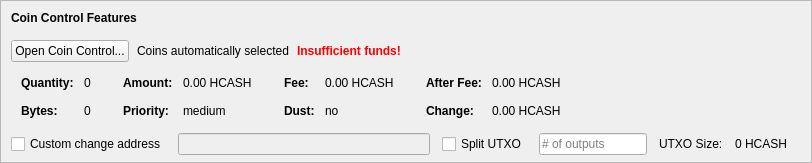
    <widget class="QFrame" name="frameCoinControl">
     <property name="sizePolicy">
      <sizepolicy hsizetype="Expanding" vsizetype="Expanding">
       <horstretch>0</horstretch>
       <verstretch>0</verstretch>
      </sizepolicy>
     </property>
     <property name="maximumSize">
      <size>
       <width>16777215</width>
       <height>16777215</height>
      </size>
     </property>
     <property name="frameShape">
      <enum>QFrame::StyledPanel</enum>
     </property>
     <property name="frameShadow">
      <enum>QFrame::Sunken</enum>
     </property>
     <layout class="QVBoxLayout" name="verticalLayoutCoinControl2">
      <property name="spacing">
       <number>0</number>
      </property>
      <property name="leftMargin">
       <number>0</number>
      </property>
      <property name="topMargin">
       <number>0</number>
      </property>
      <property name="rightMargin">
       <number>0</number>
      </property>
      <property name="bottomMargin">
       <number>6</number>
      </property>
      <item>
       <layout class="QVBoxLayout" name="verticalLayoutCoinControl" stretch="0,0,0,0,1">
        <property name="spacing">
         <number>0</number>
        </property>
        <property name="leftMargin">
         <number>10</number>
        </property>
        <property name="topMargin">
         <number>10</number>
        </property>
        <item>
         <layout class="QHBoxLayout" name="horizontalLayoutCoinControl1">
          <property name="bottomMargin">
           <number>15</number>
          </property>
          <item>
           <widget class="QLabel" name="labelCoinControlFeatures">
            <property name="sizePolicy">
             <sizepolicy hsizetype="Preferred" vsizetype="Maximum">
              <horstretch>0</horstretch>
              <verstretch>0</verstretch>
             </sizepolicy>
            </property>
            <property name="font">
             <font>
              <weight>75</weight>
              <bold>true</bold>
             </font>
            </property>
            <property name="styleSheet">
             <string notr="true">font-weight:bold;</string>
            </property>
            <property name="text">
             <string>Coin Control Features</string>
            </property>
           </widget>
          </item>
         </layout>
        </item>
        <item>
         <layout class="QHBoxLayout" name="horizontalLayoutCoinControl2" stretch="0,0,0,0">
          <property name="spacing">
           <number>8</number>
          </property>
          <property name="bottomMargin">
           <number>10</number>
          </property>
          <item>
           <widget class="QPushButton" name="pushButtonCoinControl">
            <property name="styleSheet">
             <string notr="true"/>
            </property>
            <property name="text">
             <string>Open Coin Control...</string>
            </property>
            <property name="autoDefault">
             <bool>false</bool>
            </property>
           </widget>
          </item>
          <item>
           <widget class="QLabel" name="labelCoinControlAutomaticallySelected">
            <property name="text">
             <string>Coins automatically selected</string>
            </property>
            <property name="margin">
             <number>5</number>
            </property>
           </widget>
          </item>
          <item>
           <widget class="QLabel" name="labelCoinControlInsuffFunds">
            <property name="font">
             <font>
              <weight>75</weight>
              <bold>true</bold>
             </font>
            </property>
            <property name="styleSheet">
             <string notr="true">color:red;font-weight:bold;</string>
            </property>
            <property name="text">
             <string>Insufficient funds!</string>
            </property>
            <property name="margin">
             <number>5</number>
            </property>
           </widget>
          </item>
          <item>
           <spacer name="horizontalSpacerCoinControl">
            <property name="orientation">
             <enum>Qt::Horizontal</enum>
            </property>
            <property name="sizeHint" stdset="0">
             <size>
              <width>40</width>
              <height>1</height>
             </size>
            </property>
           </spacer>
          </item>
         </layout>
        </item>
        <item>
         <widget class="QWidget" name="widgetCoinControl" native="true">
          <property name="sizePolicy">
           <sizepolicy hsizetype="Preferred" vsizetype="Preferred">
            <horstretch>0</horstretch>
            <verstretch>0</verstretch>
           </sizepolicy>
          </property>
          <property name="minimumSize">
           <size>
            <width>0</width>
            <height>0</height>
           </size>
          </property>
          <property name="styleSheet">
           <string notr="true"/>
          </property>
          <layout class="QHBoxLayout" name="horizontalLayoutCoinControl5">
           <property name="leftMargin">
            <number>0</number>
           </property>
           <property name="topMargin">
            <number>0</number>
           </property>
           <property name="rightMargin">
            <number>0</number>
           </property>
           <property name="bottomMargin">
            <number>0</number>
           </property>
           <item>
            <layout class="QHBoxLayout" name="horizontalLayoutCoinControl3" stretch="0,0,0,1">
             <property name="spacing">
              <number>20</number>
             </property>
             <property name="topMargin">
              <number>0</number>
             </property>
             <property name="bottomMargin">
              <number>10</number>
             </property>
             <item>
              <layout class="QFormLayout" name="formLayoutCoinControl1">
               <property name="horizontalSpacing">
                <number>10</number>
               </property>
               <property name="verticalSpacing">
                <number>14</number>
               </property>
               <property name="leftMargin">
                <number>10</number>
               </property>
               <property name="topMargin">
                <number>4</number>
               </property>
               <property name="rightMargin">
                <number>6</number>
               </property>
               <item row="0" column="0">
                <widget class="QLabel" name="labelCoinControlQuantityText">
                 <property name="font">
                  <font>
                   <weight>75</weight>
                   <bold>true</bold>
                  </font>
                 </property>
                 <property name="text">
                  <string>Quantity:</string>
                 </property>
                 <property name="margin">
                  <number>0</number>
                 </property>
                </widget>
               </item>
               <item row="0" column="1">
                <widget class="QLabel" name="labelCoinControlQuantity">
                 <property name="cursor">
                  <cursorShape>IBeamCursor</cursorShape>
                 </property>
                 <property name="contextMenuPolicy">
                  <enum>Qt::ActionsContextMenu</enum>
                 </property>
                 <property name="text">
                  <string notr="true">0</string>
                 </property>
                 <property name="margin">
                  <number>0</number>
                 </property>
                 <property name="textInteractionFlags">
                  <set>Qt::LinksAccessibleByMouse|Qt::TextSelectableByKeyboard|Qt::TextSelectableByMouse</set>
                 </property>
                </widget>
               </item>
               <item row="1" column="0">
                <widget class="QLabel" name="labelCoinControlBytesText">
                 <property name="font">
                  <font>
                   <weight>75</weight>
                   <bold>true</bold>
                  </font>
                 </property>
                 <property name="text">
                  <string>Bytes:</string>
                 </property>
                </widget>
               </item>
               <item row="1" column="1">
                <widget class="QLabel" name="labelCoinControlBytes">
                 <property name="cursor">
                  <cursorShape>IBeamCursor</cursorShape>
                 </property>
                 <property name="contextMenuPolicy">
                  <enum>Qt::ActionsContextMenu</enum>
                 </property>
                 <property name="text">
                  <string notr="true">0</string>
                 </property>
                 <property name="textInteractionFlags">
                  <set>Qt::LinksAccessibleByMouse|Qt::TextSelectableByKeyboard|Qt::TextSelectableByMouse</set>
                 </property>
                </widget>
               </item>
              </layout>
             </item>
             <item>
              <layout class="QFormLayout" name="formLayoutCoinControl2">
               <property name="horizontalSpacing">
                <number>10</number>
               </property>
               <property name="verticalSpacing">
                <number>14</number>
               </property>
               <property name="leftMargin">
                <number>6</number>
               </property>
               <property name="topMargin">
                <number>4</number>
               </property>
               <property name="rightMargin">
                <number>6</number>
               </property>
               <item row="0" column="0">
                <widget class="QLabel" name="labelCoinControlAmountText">
                 <property name="font">
                  <font>
                   <weight>75</weight>
                   <bold>true</bold>
                  </font>
                 </property>
                 <property name="text">
                  <string>Amount:</string>
                 </property>
                 <property name="margin">
                  <number>0</number>
                 </property>
                </widget>
               </item>
               <item row="0" column="1">
                <widget class="QLabel" name="labelCoinControlAmount">
                 <property name="cursor">
                  <cursorShape>IBeamCursor</cursorShape>
                 </property>
                 <property name="contextMenuPolicy">
                  <enum>Qt::ActionsContextMenu</enum>
                 </property>
                 <property name="text">
                  <string notr="true">0.00 HCASH</string>
                 </property>
                 <property name="textInteractionFlags">
                  <set>Qt::LinksAccessibleByMouse|Qt::TextSelectableByKeyboard|Qt::TextSelectableByMouse</set>
                 </property>
                </widget>
               </item>
               <item row="1" column="0">
                <widget class="QLabel" name="labelCoinControlPriorityText">
                 <property name="font">
                  <font>
                   <weight>75</weight>
                   <bold>true</bold>
                  </font>
                 </property>
                 <property name="text">
                  <string>Priority:</string>
                 </property>
                </widget>
               </item>
               <item row="1" column="1">
                <widget class="QLabel" name="labelCoinControlPriority">
                 <property name="cursor">
                  <cursorShape>IBeamCursor</cursorShape>
                 </property>
                 <property name="contextMenuPolicy">
                  <enum>Qt::ActionsContextMenu</enum>
                 </property>
                 <property name="text">
                  <string>medium</string>
                 </property>
                 <property name="textInteractionFlags">
                  <set>Qt::LinksAccessibleByMouse|Qt::TextSelectableByKeyboard|Qt::TextSelectableByMouse</set>
                 </property>
                </widget>
               </item>
              </layout>
             </item>
             <item>
              <layout class="QFormLayout" name="formLayoutCoinControl3">
               <property name="horizontalSpacing">
                <number>10</number>
               </property>
               <property name="verticalSpacing">
                <number>14</number>
               </property>
               <property name="leftMargin">
                <number>6</number>
               </property>
               <property name="topMargin">
                <number>4</number>
               </property>
               <property name="rightMargin">
                <number>6</number>
               </property>
               <item row="0" column="0">
                <widget class="QLabel" name="labelCoinControlFeeText">
                 <property name="font">
                  <font>
                   <weight>75</weight>
                   <bold>true</bold>
                  </font>
                 </property>
                 <property name="text">
                  <string>Fee:</string>
                 </property>
                 <property name="margin">
                  <number>0</number>
                 </property>
                </widget>
               </item>
               <item row="0" column="1">
                <widget class="QLabel" name="labelCoinControlFee">
                 <property name="cursor">
                  <cursorShape>IBeamCursor</cursorShape>
                 </property>
                 <property name="contextMenuPolicy">
                  <enum>Qt::ActionsContextMenu</enum>
                 </property>
                 <property name="text">
                  <string notr="true">0.00 HCASH</string>
                 </property>
                 <property name="textInteractionFlags">
                  <set>Qt::LinksAccessibleByMouse|Qt::TextSelectableByKeyboard|Qt::TextSelectableByMouse</set>
                 </property>
                </widget>
               </item>
               <item row="1" column="0">
                <widget class="QLabel" name="labelCoinControlLowOutputText">
                 <property name="font">
                  <font>
                   <weight>75</weight>
                   <bold>true</bold>
                  </font>
                 </property>
                 <property name="text">
                  <string>Dust:</string>
                 </property>
                </widget>
               </item>
               <item row="1" column="1">
                <widget class="QLabel" name="labelCoinControlLowOutput">
                 <property name="cursor">
                  <cursorShape>IBeamCursor</cursorShape>
                 </property>
                 <property name="contextMenuPolicy">
                  <enum>Qt::ActionsContextMenu</enum>
                 </property>
                 <property name="text">
                  <string>no</string>
                 </property>
                 <property name="textInteractionFlags">
                  <set>Qt::LinksAccessibleByMouse|Qt::TextSelectableByKeyboard|Qt::TextSelectableByMouse</set>
                 </property>
                </widget>
               </item>
              </layout>
             </item>
             <item>
              <layout class="QFormLayout" name="formLayoutCoinControl4">
               <property name="horizontalSpacing">
                <number>10</number>
               </property>
               <property name="verticalSpacing">
                <number>14</number>
               </property>
               <property name="leftMargin">
                <number>6</number>
               </property>
               <property name="topMargin">
                <number>4</number>
               </property>
               <property name="rightMargin">
                <number>6</number>
               </property>
               <item row="0" column="0">
                <widget class="QLabel" name="labelCoinControlAfterFeeText">
                 <property name="font">
                  <font>
                   <weight>75</weight>
                   <bold>true</bold>
                  </font>
                 </property>
                 <property name="text">
                  <string>After Fee:</string>
                 </property>
                 <property name="margin">
                  <number>0</number>
                 </property>
                </widget>
               </item>
               <item row="0" column="1">
                <widget class="QLabel" name="labelCoinControlAfterFee">
                 <property name="cursor">
                  <cursorShape>IBeamCursor</cursorShape>
                 </property>
                 <property name="contextMenuPolicy">
                  <enum>Qt::ActionsContextMenu</enum>
                 </property>
                 <property name="text">
                  <string notr="true">0.00 HCASH</string>
                 </property>
                 <property name="textInteractionFlags">
                  <set>Qt::LinksAccessibleByMouse|Qt::TextSelectableByKeyboard|Qt::TextSelectableByMouse</set>
                 </property>
                </widget>
               </item>
               <item row="1" column="0">
                <widget class="QLabel" name="labelCoinControlChangeText">
                 <property name="font">
                  <font>
                   <weight>75</weight>
                   <bold>true</bold>
                  </font>
                 </property>
                 <property name="text">
                  <string>Change:</string>
                 </property>
                </widget>
               </item>
               <item row="1" column="1">
                <widget class="QLabel" name="labelCoinControlChange">
                 <property name="cursor">
                  <cursorShape>IBeamCursor</cursorShape>
                 </property>
                 <property name="contextMenuPolicy">
                  <enum>Qt::ActionsContextMenu</enum>
                 </property>
                 <property name="text">
                  <string notr="true">0.00 HCASH</string>
                 </property>
                 <property name="textInteractionFlags">
                  <set>Qt::LinksAccessibleByMouse|Qt::TextSelectableByKeyboard|Qt::TextSelectableByMouse</set>
                 </property>
                </widget>
               </item>
              </layout>
             </item>
            </layout>
           </item>
          </layout>
         </widget>
        </item>
        <item>
         <layout class="QHBoxLayout" name="horizontalLayoutCoinControl4" stretch="0,0,0,0,0,0,0">
          <property name="spacing">
           <number>12</number>
          </property>
          <property name="sizeConstraint">
           <enum>QLayout::SetDefaultConstraint</enum>
          </property>
          <property name="topMargin">
           <number>5</number>
          </property>
          <property name="rightMargin">
           <number>5</number>
          </property>
          <item>
           <widget class="QCheckBox" name="checkBoxCoinControlChange">
            <property name="toolTip">
             <string>If this is activated, but the change address is empty or invalid, change will be sent to a newly generated address.</string>
            </property>
            <property name="text">
             <string>Custom change address</string>
            </property>
           </widget>
          </item>
          <item>
           <widget class="QValidatedLineEdit" name="lineEditCoinControlChange">
            <property name="enabled">
             <bool>false</bool>
            </property>
            <property name="sizePolicy">
             <sizepolicy hsizetype="Expanding" vsizetype="Fixed">
              <horstretch>0</horstretch>
              <verstretch>0</verstretch>
             </sizepolicy>
            </property>
           </widget>
          </item>
          <item>
           <widget class="QCheckBox" name="splitBlockCheckBox">
            <property name="text">
             <string>Split UTXO</string>
            </property>
           </widget>
          </item>
          <item>
           <widget class="QLineEdit" name="splitBlockLineEdit">
            <property name="sizePolicy">
             <sizepolicy hsizetype="Fixed" vsizetype="Fixed">
              <horstretch>50</horstretch>
              <verstretch>0</verstretch>
             </sizepolicy>
            </property>
            <property name="placeholderText">
             <string># of outputs</string>
            </property>
           </widget>
          </item>
          <item>
           <widget class="QLabel" name="labelBlockSizeText">
            <property name="text">
             <string>UTXO Size:</string>
            </property>
           </widget>
          </item>
          <item>
           <widget class="QLabel" name="labelBlockSize">
            <property name="text">
             <string>0 HCASH</string>
            </property>
           </widget>
          </item>
          <item>
           <widget class="QLabel" name="labelCoinControlChangeLabel">
            <property name="sizePolicy">
             <sizepolicy hsizetype="Preferred" vsizetype="Expanding">
              <horstretch>0</horstretch>
              <verstretch>0</verstretch>
             </sizepolicy>
            </property>
            <property name="minimumSize">
             <size>
              <width>0</width>
              <height>0</height>
             </size>
            </property>
            <property name="text">
             <string/>
            </property>
            <property name="margin">
             <number>3</number>
            </property>
           </widget>
          </item>
         </layout>
        </item>
        <item>
         <spacer name="verticalSpacerCoinControl">
          <property name="orientation">
           <enum>Qt::Vertical</enum>
          </property>
          <property name="sizeHint" stdset="0">
           <size>
            <width>800</width>
            <height>1</height>
           </size>
          </property>
         </spacer>
        </item>
       </layout>
      </item>
     </layout>
    </widget>
